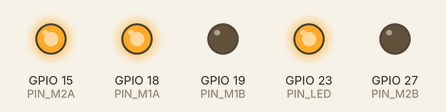
A sketch run on a simulated ESP32. On the bench: output pins drawn as LEDs (lit = HIGH). What the sketch prints to the serial monitor is not drawn.

Above: at 0.5 s.
At 1.5 s:
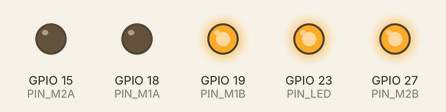
At 2.5 s:
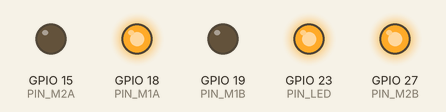
At 3.5 s:
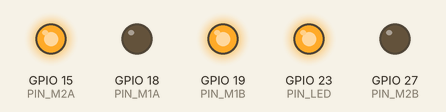
Timing chart, 0 to 5.2 s (numbered marks = the images above):
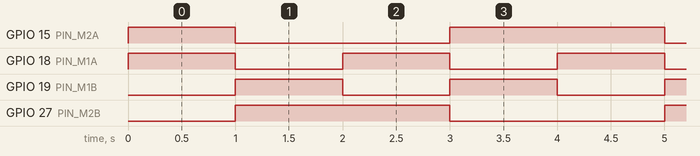

Measured:
- by itself, GPIO 15 (PIN_M2A): repeats every 4.0 s: LOW 2.0 s, HIGH 2.0 s
- by itself, GPIO 18 (PIN_M1A), GPIO 19 (PIN_M1B): alternates HIGH for 1.0 s and LOW for 1.0 s
- by itself, GPIO 27 (PIN_M2B): alternates HIGH for 2.0 s and LOW for 2.0 s

The sketch:

TestCode.ino
```cpp
#include "definitions.h"
#include "Adafruit_TCS34725.h"
#include "motor_ctrl.h"
#include "rgb_sensor.h"

motorCtrl mC;
SensorRGB rgb;

void setup() {
  // put your setup code here, to run once:
  Serial.begin(9600);
  mC.init();
  rgb.init();
  rgb.setLED(HIGH);
}

void loop() {
  // put your main code here, to run repeatedly:
  int testState = 0;
  if (testState == 0)
  {
    mC.driveT(FORWARD, 1000);
    mC.driveT(BACKWARD, 1000);
    mC.driveT(TURN_L, 1000);
    mC.driveT(TURN_R, 1000);
  }
  else
  {
    rgb.test();
    delay(50);
  }
}
```

definitions.h
```cpp
// NEEDS ADAFRUIT_TCS34725 LIBRARY TO FUNCTION
// FIND IT IN THE LIBRARY MANAGER

// blanket library definitions
#include <stdint.h>
#include <Arduino.h>


// esp32 pin definitions
#define PIN_M1A   18
#define PIN_M1B   19
#define PIN_M2A   15
#define PIN_M2B   27

#define PIN_SDA   21
#define PIN_SCL   22
#define PIN_LED   23 // don't use yet pls

// motor commands
#define M1    0
#define M2    1

#define FORWARD   0
#define BACKWARD  1
#define TURN_L    2
#define TURN_R    3
#define STOP      4
```

motor_ctrl.cpp
```cpp
#include "motor_ctrl.h"

void motorCtrl::init()
{
  pinMode(PIN_M1A, OUTPUT);
  pinMode(PIN_M2A, OUTPUT);
  pinMode(PIN_M1B, OUTPUT);
  pinMode(PIN_M2B, OUTPUT);

  digitalWrite(PIN_M1A, LOW);
  digitalWrite(PIN_M1B, LOW);
  digitalWrite(PIN_M2A, LOW);
  digitalWrite(PIN_M2B, LOW);

  stateM1 = STOP;
  stateM2 = STOP;
  command = STOP;

  if (Serial) Serial.println("Motors initalized successfully.");
}

void motorCtrl::_drive(uint8_t m, uint8_t dir)
{
  if (m == M1)
  {
    switch (dir)
    {
      case FORWARD:
        digitalWrite(PIN_M1A, HIGH);
        digitalWrite(PIN_M1B, LOW);
        break;
      case BACKWARD:
        digitalWrite(PIN_M1A, LOW);
        digitalWrite(PIN_M1B, HIGH);
        break;
      case STOP:
        digitalWrite(PIN_M1A, LOW);
        digitalWrite(PIN_M1B, LOW);
        break;
      default:
        break;
    }
  }
  else if (m == M2)
    switch (dir)
    {
      case FORWARD:
        digitalWrite(PIN_M2A, HIGH);
        digitalWrite(PIN_M2B, LOW);
        break;
      case BACKWARD:
        digitalWrite(PIN_M2A, LOW);
        digitalWrite(PIN_M2B, HIGH);
        break;
      case STOP:
        digitalWrite(PIN_M2A, LOW);
        digitalWrite(PIN_M2B, LOW);
        break;
      default:
        break;
    }
}

void motorCtrl::drive(uint8_t dir)
{
  command = dir;
  switch (dir) {
    case FORWARD:
      stateM1 = FORWARD;
      stateM2 = FORWARD;
      break;
    case BACKWARD:
      stateM1 = BACKWARD;
      stateM2 = BACKWARD;
      break;
    case TURN_L:
      stateM1 = FORWARD;
      stateM2 = BACKWARD;
      break;
    case TURN_R:
      stateM1 = BACKWARD;
      stateM2 = FORWARD;
      break;
    case STOP:
      stateM1 = STOP;
      stateM2 = STOP;
      break;
    default:
      break;
  }

  motorCtrl::_drive(M1, stateM1);
  motorCtrl::_drive(M2, stateM2);
}

void motorCtrl::driveT(uint8_t dir, unsigned long t)
{
  motorCtrl::drive(dir);
  delay(t);
  motorCtrl::drive(STOP);
}
```

motor_ctrl.h
```cpp
#ifndef MOTOR_CTRL_H
#define MOTOR_CTRL_H

#include "definitions.h"

class motorCtrl {
  public:
    uint8_t stateM1;
    uint8_t stateM2;
    uint8_t command;

    void init();
    void drive(uint8_t dir);
    void driveT(uint8_t dir, unsigned long t);

  private:
    void _drive(uint8_t m, uint8_t dir);
};

#endif
```

rgb_sensor.cpp
```cpp
#include "rgb_sensor.h"

void SensorRGB::init() {
  _tcs = Adafruit_TCS34725(TCS34725_INTEGRATIONTIME_50MS, TCS34725_GAIN_1X);
  pinMode(PIN_LED, OUTPUT);


  if (_tcs.begin()) {
    if (Serial) Serial.println("Found sensor");
  }
  else {
    if (Serial) Serial.println("No sensor found. Check your wiring.");
  }
  r = 0;
  g = 0;
  b = 0;
  c = 0;
  led = false;

}

void SensorRGB::update() {
  _tcs.getRawData(&r, &g, &b, &c);
}

void SensorRGB::test() {
  if (Serial) {
    SensorRGB::update();
    Serial.print("R: "); Serial.print(r, DEC); Serial.print(" ");
    Serial.print("G: "); Serial.print(g, DEC); Serial.print(" ");
    Serial.print("B: "); Serial.print(b, DEC); Serial.print(" ");
    Serial.print("C: "); Serial.print(c, DEC); Serial.println(" ");
  }
}

void SensorRGB::setLED(uint8_t state) {
  digitalWrite(PIN_LED, state);
  led = (bool)state;
}
```

rgb_sensor.h
```cpp
#ifndef RGB_SENSOR_H
#define RGB_SENSOR_H

#include <Wire.h>
#include "Adafruit_TCS34725.h"

#include "definitions.h"

class SensorRGB{
  public:
    uint16_t r;
    uint16_t g;
    uint16_t b;
    uint16_t c;
    bool led;

    void init();
    void update();
    void setLED(uint8_t state);
    void test();

  private:
    Adafruit_TCS34725 _tcs;
};


#endif
```
